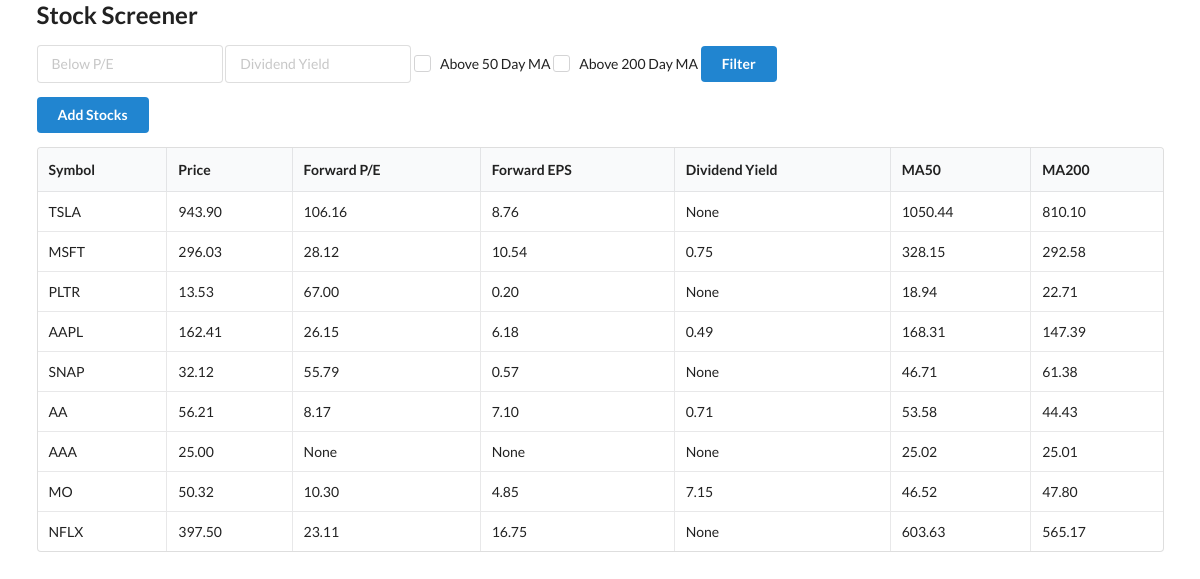
The page / on the database its author committed.
### models.py (models this page shows)
class Stock(Base):
    __tablename__ = "stocks"
    id = Column(Integer, primary_key=True, index=True)
    symbol = Column(String, unique=True, index=True)
    price = Column(Numeric(10, 2))
    forward_pe = Column(Numeric(10, 2))
    forward_eps = Column(Numeric(10, 2))
    dividend_yield = Column(Numeric(10, 2))
    ma50 = Column(Numeric(10, 2))
    ma200 = Column(Numeric(10, 2))

### main.py (the view)
@app.get("/")
def home(
    request: Request,
    db: Session = Depends(get_db),
    forward_pe: Optional[str] = None,
    dividend_yield: Optional[str] = None,
    ma50: Optional[str] = None,
    ma200: Optional[str] = None,
):
    stocks = db.query(Stock)
    if forward_pe:
        stocks = stocks.filter(Stock.forward_pe <= float(forward_pe))
    if dividend_yield:
        stocks = stocks.filter(Stock.dividend_yield <= float(dividend_yield))
    if ma50 == "on":
        stocks = stocks.filter(Stock.price >= Stock.ma50)
    if ma200 == "on":
        stocks = stocks.filter(Stock.price >= Stock.ma200)
    return templates.TemplateResponse(
        "home.html", {"request": request, "stocks": stocks}
    )

### templates/home.html (shortened to what this page needs)
{% extends "layout.html" %}
{% block content %}
<form>
    <div class="ui input">
        <input name="forward_pe" type="text" placeholder="Below P/E">
    </div>
    <div class="ui input">
        <input name="dividend_yield" type="text" placeholder="Dividend Yield">
    </div>
    <div class="ui checkbox">
        <label>Above 50 Day MA</label>
    </div>
    <div class="ui checkbox">
        <label>Above 200 Day MA</label>
    </div>
    <button type="submit" class="ui button primary"> Filter </button>
</form>
<div>
    <button id="add_stocks" class="ui button primary"> Add Stocks </button>
</div>
<table class="ui celled table">
    <thead>
        <tr>
            <th>Symbol</th>
            <th>Price</th>
            <th>Forward P/E</th>
            <th>Forward EPS</th>
            <th>Dividend Yield</th>
            <th>MA50</th>
            <th>MA200</th>
        </tr>
    </thead>
    <tbody>
        {% for stock in stocks %}
        <tr>
            <td>{{ stock.symbol }}</td>
            <td>{{ stock.price }}</td>
            <td>{{ stock.forward_pe }}</td>
            <td>{{ stock.forward_eps }}</td>
            <td>{{ stock.dividend_yield }}</td>
            <td>{{ stock.ma50 }}</td>
            <td>{{ stock.ma200 }}</td>
        </tr>
        {% endfor %}
    </tbody>
</table>
{% endblock %}

### templates/layout.html (shortened to what this page needs)
<html>
<head>
    <link rel="stylesheet" href="https://cdn.jsdelivr.net/npm/semantic-ui@2.4.2/dist/semantic.min.css">
</head>
<body>
    <div class="ui container">
        <h2>Stock Screener</h2>
        {% block content %}
        {% endblock %}
    </div>
</body>
</html>

### rows shown on the page
Stock: symbol "TSLA", price "943.90", forward_pe "106.16", forward_eps "8.76", dividend_yield "None", ma50 "1050.44", ma200 "810.10"
Stock: symbol "MSFT", price "296.03", forward_pe "28.12", forward_eps "10.54", dividend_yield "0.75", ma50 "328.15", ma200 "292.58"
Stock: symbol "PLTR", price "13.53", forward_pe "67.00", forward_eps "0.20", dividend_yield "None", ma50 "18.94", ma200 "22.71"
Stock: symbol "AAPL", price "162.41", forward_pe "26.15", forward_eps "6.18", dividend_yield "0.49", ma50 "168.31", ma200 "147.39"
Stock: symbol "SNAP", price "32.12", forward_pe "55.79", forward_eps "0.57", dividend_yield "None", ma50 "46.71", ma200 "61.38"
Stock: symbol "AA", price "56.21", forward_pe "8.17", forward_eps "7.10", dividend_yield "0.71", ma50 "53.58", ma200 "44.43"
Stock: symbol "AAA", price "25.00", forward_pe "None", forward_eps "None", dividend_yield "None", ma50 "25.02", ma200 "25.01"
Stock: symbol "MO", price "50.32", forward_pe "10.30", forward_eps "4.85", dividend_yield "7.15", ma50 "46.52", ma200 "47.80"
Stock: symbol "NFLX", price "397.50", forward_pe "23.11", forward_eps "16.75", dividend_yield "None", ma50 "603.63", ma200 "565.17"
